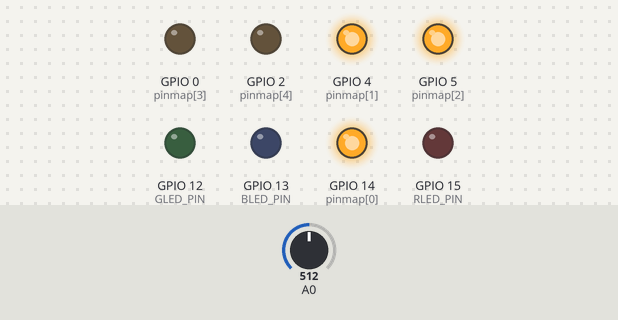
This sketch was run on a simulated ESP8266 (NodeMCU). On the bench: output pins drawn as LEDs (lit = HIGH). The test bench sets the inputs (shaded band); at power-on: A0 = 512. WiFi joins after 1.5 s; servers stay silent unless stated; random numbers use the default seed unless the sketch sets one; pins used as bus, display or sensor lines are not drawn; what the sketch prints to the serial monitor is not drawn.

Above: at 0.1 s.
Timing chart, 0 to 1.8 s (numbered marks = the images above):
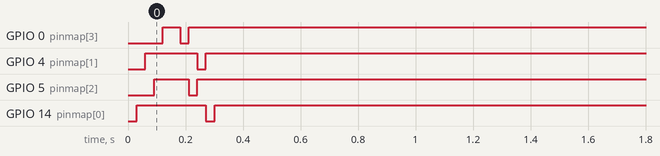

The sketch:

Initial_Power+LEDs.ino
```cpp
/*
 * $Id: Initial_Power+LEDs.ino,v 1.4 2016/12/01 10:30:32 anoncvs Exp $
 *
 * ESP8266 doorbell.  MQTT -not- required for this, simple version.
 *
 * NOTE - All user-specific settings (SSID/Passwd, etc)
 *        are in user_config.h.  These settings -MUST-
 *        be customized for -your- network.
 *
 * Current version includes code for fading RGB LED with a
 * look-up table to correct for human vision (to make the
 * fade appear linear to our eyes).  Google "LED gamma
 * correction" for more info).  The base code for the random
 * colour fading was submitted to the Arduino Forum by user
 * "Mike Mc" (Mike McRoberts, author of "Beginning Arduino")
 * way back in November of 2008 and still works well with
 * the ESP8266.
 * See:- http://forum.arduino.cc/index.php/topic,11293.0.html
 * See;- http://thearduinoguy.org/
 */
#include <ESP8266WiFi.h>
#include <ESP8266mDNS.h>
#include <WiFiUdp.h>
#include <ArduinoOTA.h>
#include <pgmspace.h>
#include "user_config.h"

long prevMsrTm = 0;


/*
 * Create a sequential mapping for the
 * red-LED driver GPIO pins.
 */
// #define RLPINS       6               // Number of addressible red LEDs available.
// int pinmap[RLPINS] = { 16, 14, 4, 5, 0, 2 };
#define RLPINS	5               // Number of addressible red LEDs available.
int pinmap[RLPINS] = { 14, 4, 5, 0, 2 };

int BLED = BLED_PIN;            // Blue debug LED (set in user_config.h).
int GLED = GLED_PIN;            // Green debug LED (set in user_config.h).
int RLED = RLED_PIN;            // Red debug LED (set in user_config.h).
int PROG_SW = 0;                // The program switch is on GPIO0 (always).

//--------------- Random RGB -----------------------
float RGB1[3];
float RGB2[3];
float INC[3];

int red, green, blue;

int RedPin = RLED_PIN;
int GreenPin = GLED_PIN;
int BluePin = BLED_PIN;
//--------------------------------------------------

/* NOTE:- All of these values are configured in user_config.h.  */
const byte ip[] = WIFI_IPADDR;
const byte gateway[] = WIFI_GATEWY;
const byte netmask[] = WIFI_NETMSK;
const byte dnssrv[] = WIFI_DNSSRV;


WiFiClient wifiClient;


/*
 * PWM table for producing a linear fade effect with LEDs.
 */
/* *INDENT-OFF* */
uint8_t LED_LookUp[256] = {
    0, 1, 1, 1, 1, 1, 1, 1, 1, 1, 1, 1, 1, 1, 1, 1,
    1, 1, 1, 1, 1, 1, 1, 1, 1, 1, 1, 1, 1, 1, 1, 1,
    1, 2, 2, 2, 2, 2, 2, 2, 2, 3, 3, 3, 3, 3, 4, 4,
    4, 4, 4, 5, 5, 5, 5, 6, 6, 6, 6, 7, 7, 7, 7, 8,
    8, 8, 9, 9, 9, 10, 10, 10, 11, 11, 12, 12, 12, 13, 13, 14,
    14, 15, 15, 15, 16, 16, 17, 17, 18, 18, 19, 19, 20, 20, 21, 22,
    22, 23, 23, 24, 25, 25, 26, 26, 27, 28, 28, 29, 30, 30, 31, 32,
    33, 33, 34, 35, 36, 36, 37, 38, 39, 40, 40, 41, 42, 43, 44, 45,
    46, 46, 47, 48, 49, 50, 51, 52, 53, 54, 55, 56, 57, 58, 59, 60,
    61, 62, 63, 64, 65, 67, 68, 69, 70, 71, 72, 73, 75, 76, 77, 78,
    80, 81, 82, 83, 85, 86, 87, 89, 90, 91, 93, 94, 95, 97, 98, 99,
    101, 102, 104, 105, 107, 108, 110, 111, 113, 114, 116, 117, 119, 121, 122, 124,
    125, 127, 129, 130, 132, 134, 135, 137, 139, 141, 142, 144, 146, 148, 150, 151,
    153, 155, 157, 159, 161, 163, 165, 166, 168, 170, 172, 174, 176, 178, 180, 182,
    184, 186, 189, 191, 193, 195, 197, 199, 201, 204, 206, 208, 210, 212, 215, 217,
    219, 221, 224, 226, 228, 231, 233, 235, 238, 240, 243, 245, 248, 250, 253, 255
};
/* *INDENT-ON* */


/*
 * Add a "yield()" into non-critical delay loops to
 * give the ESP some time for housekeeping operations
 * (just use the normal, unmodified delay() call when
 *  you have specific timing requirements).
 */
void Ydelay(ulong dcount) {
    yield();
    delay(dcount);
}


/*
 * We latch our own power on (and off) using an MOSFET pair
 * connected in parallel with the physical (momentary contact)
 * power switch. When the power switch is pressed, one of the
 * first things the ESP8266 needs to do is latch the power on.
 * When the current iteration of this programm is done, it
 * simply turns it's own power off again.
 *
 * ChkAutoOff() will check the run time since start-up and
 * automatically power the unit off if RUNT_MAX millis is
 * exceeded.
 */
void LatchOn() {
    pinMode(POWER_SW, OUTPUT);  /* Don't forget! */
    digitalWrite(POWER_SW, HIGH);
#ifdef DEBUG
    Serial.println("Power switch latched on.");
#endif
}
void LatchOff() {
    digitalWrite(POWER_SW, LOW);
#ifdef DEBUG
    Serial.println("Power switch latched off.");
#endif
}
void ChkAutoOff() {
    unsigned long tm_now = millis();
    if (tm_now >= RUNT_MAX) {
        LatchOff();
    }
}


//--------------- Random RGB -----------------------
void RGB_loop() {
    randomSeed(analogRead(0));

    for (int x = 0; x < 3; x++) {
        INC[x] = (RGB1[x] - RGB2[x]) / 256;
    }

    for (int x = 0; x < 256; x++) {

        red = (LED_LookUp[int (RGB1[0])] * 4) - 1023;
        green = (LED_LookUp[int (RGB1[1])] * 4) - 1023;
        blue = (LED_LookUp[int (RGB1[2])] * 4) - 1023;

        analogWrite(RedPin, red);
        analogWrite(GreenPin, green);
        analogWrite(BluePin, blue);
        Ydelay(10);

        RGB1[0] -= INC[0];
        RGB1[1] -= INC[1];
        RGB1[2] -= INC[2];
    }

    for (int x = 0; x < 3; x++) {
        RGB2[x] = random(556) - 300;
        //RGB2[x] = random(756)-500;
        RGB2[x] = constrain(RGB2[x], 0, 255);

        Ydelay(500);
    }
}


void setup() {
    int conn_tries = 0;
    char clidbuff[STRBUFF_SIZE];

    /* Defines for our random RGB LED display. */
    randomSeed(analogRead(0));
    RGB1[0] = 0;
    RGB1[1] = 0;
    RGB1[2] = 0;
    RGB2[0] = random(256);
    RGB2[1] = random(256);
    RGB2[2] = random(256);


    /* Before we do anything else, latch the power on. */
    LatchOn();

    /* Initialize the ADC pin as an input. */
    pinMode(A0, INPUT);

    /* Initialize all red LED pins as outputs. */
    int pmi;
    for (pmi = 0; pmi < RLPINS; pmi++) {
        pinMode(pinmap[pmi], OUTPUT);

        /* Quick dash-flash to show we're alive, then all set to off. */
        digitalWrite(pinmap[pmi], LOW);
        Ydelay(30);
        digitalWrite(pinmap[pmi], HIGH);

    }
    for (pmi = (RLPINS - 1); pmi >= 0; pmi--) {
        digitalWrite(pinmap[pmi], LOW);
        Ydelay(30);
        digitalWrite(pinmap[pmi], HIGH);
    }

    /* Initialize the RGB drive pins. */
    pinMode(RedPin, OUTPUT);
    pinMode(GreenPin, OUTPUT);
    pinMode(BluePin, OUTPUT);

    /* No network connection - RED */
    digitalWrite(RedPin, LOW);


    Serial.begin(115200);
    Ydelay(500);
    Serial.println(F(""));      // <CR> past boot messages.

#ifdef DEBUG
    Serial.print(F("Reset Info: "));
    Serial.println(ESP.getResetInfo());
#endif


    /* Get a unique client-ID for this ESP8266. */
    sprintf(clidbuff, MQTT_CLIENT_ID, ESP.getChipId());

#ifdef DEBUG
    Serial.print(F("   ClientID: "));
    Serial.println(clidbuff);
    Serial.println();
    Serial.print(F("Connecting to "));
    Serial.println(STA_SSID);
#endif


    /*
     * An open-ended loop  here will flatten the battery on
     * the sensor if, for instance, the access point is
     * down, so limit our connection attempts.
     */
    Serial.print("WiFi Stat: ");
    Serial.println(WiFi.status());      // Reputed to fix slow-start problem.
    WiFi.mode(WIFI_STA);
    WiFi.config(IPAddress(ip), IPAddress(gateway),
                IPAddress(netmask), IPAddress(dnssrv));
    WiFi.begin(STA_SSID, STA_PASS, WIFI_CHANNEL, NULL);
    yield();

    while ((WiFi.status() != WL_CONNECTED)
           && (conn_tries++ < WIFI_RETRIES)) {
        digitalWrite(GreenPin, LOW);
        Ydelay(100);
        digitalWrite(GreenPin, HIGH);
#ifdef DEBUG
        Serial.print(".");
#endif
    }
    if (conn_tries == WIFI_RETRIES) {
#ifdef DEBUG
        Serial.println(F("No WiFi connection ...sleeping."));
#endif
        ESP.reset();
    }

    /* Network connection established - GREEN */
    digitalWrite(GreenPin, LOW);
    digitalWrite(RedPin, HIGH);

#ifdef DEBUG
    Serial.println();
    WiFi.printDiag(Serial);
    Serial.print(F("IP: "));
    Serial.println(WiFi.localIP());
#endif


    /* OTA (Over The Air) code.  DO NOT DELETE!! */
/* *INDENT-OFF* */
  // Port defaults to 8266
  // ArduinoOTA.setPort(8266);

  // Hostname defaults to esp8266-[ChipID]
  // ArduinoOTA.setHostname("myesp8266");

  // No authentication by default
  // ArduinoOTA.setPassword((const char *)"123");

  ArduinoOTA.onStart([]() {
    digitalWrite(GreenPin, LOW);
    digitalWrite(RedPin, LOW);
    Serial.println("Start");
  });
  ArduinoOTA.onEnd([]() {
    digitalWrite(GreenPin, HIGH);
    digitalWrite(RedPin, HIGH);
    Serial.println("\nEnd");
  });
  ArduinoOTA.onProgress([](unsigned int progress, unsigned int total) {
    Serial.printf("Progress: %u%%\r", (progress / (total / 100)));
  });
  ArduinoOTA.onError([](ota_error_t error) {
    Serial.printf("Error[%u]: ", error);
    if (error == OTA_AUTH_ERROR) Serial.println("Auth Failed");
    else if (error == OTA_BEGIN_ERROR) Serial.println("Begin Failed");
    else if (error == OTA_CONNECT_ERROR) Serial.println("Connect Failed");
    else if (error == OTA_RECEIVE_ERROR) Serial.println("Receive Failed");
    else if (error == OTA_END_ERROR) Serial.println("End Failed");
  });
  ArduinoOTA.begin();
/* *INDENT-ON* */
    /* End of OTA code. */
}


void loop() {
    ArduinoOTA.handle();
    yield();
    RGB_loop();
    yield();

    /* Read the LDR attached to the ADC pin. */
    long now = millis();
    if (now - prevMsrTm > MSR_TM_DLY) {
        prevMsrTm = now;
#ifdef DEBUG
        Serial.print("LDR value: ");
        Serial.println(analogRead(A0));
#endif  /* DEBUG */
        yield();
    }

    ChkAutoOff();
    yield();
}
```

user_config.h
```cpp
/*
 * $Id: user_config.h,v 1.8 2016/12/06 21:05:41 anoncvs Exp $
 *
 * Configuration for local set-up (ie:- Access-point ID & PWD).
 */


/*
 * GENERAL SETUP
 */
#define DEBUG		1		// Verbose output. "#undef" to disable.
#define RUNT_MAX        3 * 60 * 1000   // Max run time (3-minutes) before auto power-off.
#define MSR_TM_DLY	5 * 1000	// Delay time (5-seconds) between LDR measurements.
#define MQTT_TM_DELAY	30 * 1000	// Delay between MQTT publishings (30-seconds).
#define LOCATION	"Nagano, JAPAN"	// Your specific location here (will be published).


/*
 * ESP8266 SETUP  --  Most of this is specific to the AI-Thinker
 *                    "Yellow Development Board".
 */
#define	POWER_SW	16		// Power-on latch MOSFET.
#define	BLED_PIN	13		// Blue-LED on ESP pin GPIO5.
#define	GLED_PIN	12		// Green-LED on ESP pin GPIO14.
#define	RLED_PIN	15		// Red-LED on ESP pin GPIO12.
/*
 * The following LEDs are in a row of six across the
 * bottom of the board (and all are red).
 */
//#define RLED_1		16	// L/H side of board, next to RGB LED. /* Aka POWER */
#define RLED_2		14
#define RLED_3		4
#define RLED_4		5
#define RLED_5		0
#define RLED_6		2		// R/H side of board, next to prog jumper.


/*
 * WIFI SETUP
 */

#define STA_SSID	"YOUR_ACCESS_POINT"	// !!You MUST change this!!
#define STA_PASS	"YOUR_AP_PASSWORD"	// !!You MUST change this!!
#define STA_TYPE	AUTH_WPA2_PSK

/* Assign a static IP address to your ESP8266 */
#define WIFI_IPADDR	{ 192, 168, 170, 2 }	// !!You SHOULD change this to match your local network!!
#define WIFI_NETMSK	{ 255, 255, 255, 0 }	// !!You SHOULD change this to match your local network!!
#define WIFI_GATEWY	{ 192, 168, 170, 1 }	// !!You SHOULD change this to match your local network!!
#define WIFI_DNSSRV	{ 192, 168, 170, 1 }	// !!You SHOULD change this to match your local network!!
#define WIFI_CHANNEL	6		// !!You MUST change this!! -- Restart might be unreliable without this set.

/*
 * Number of times to test WiFi connection status before
 * giving up and going back into deep-sleep (this is to
 * prevent the battery being flattened by an unavailable
 * access-point, or other, external problems.
 */
#define WIFI_RETRIES	20


/*
 * MQTT SETUP
 */
/*
 * The "broker.hivemq.com" server is a free, publicly accessible MQTT
 * service with a "dashboard" web monitor available at:-
 *               http://www.mqtt-dashboard.com/
 * If you don't have your own MQTT server, you can use this service to
 * subscribe and publish.  However, please do notethat HiveMQ gets
 * very, very busy at times (it's not uncommon to see in excess of 1,000
 * active clients at certain times of the day), so it can actually be quite
 * difficult to spot your topics popping up on the dashboard.
 */
// #define MQTT_HOST	"YOUR.MQTT.SERVER	// !!You MUST change this!!"
#define MQTT_HOST	"broker.hivemq.com"	/* Publicly accessible server. */
#define MQTT_PORT	1883
#define MQTT_BUF_SIZE	2048
#define MQTT_KEEPALIVE	120	/* In seconds. */
#define MQCONDEL	150	/* MQTT connection wait delay. */
#define MQ_TOPIC_MAX	256	/* Maximum size in characters. */
#define	TEMPR_SIZE	8	/* Temperature string conv temp storage. */
#define STRBUFF_SIZE	15	/* String buffer size. */

#define MQTT_CLIENT_ID	"YDB_%08X"	/* Yellow Dev Board + Unique ID */
// #define MQTT_USER	"ESP8266_USER"	/* Unused in this version. */
// #define MQTT_PASS	"ESP8266_PASS"	/* Unused in this version. */

/*
 * The following topics, "timestamp" and "Yellow/LDR" are suggested
 * for demo use with the free, "broker.hivemq.com", public server.
 * Change them to whatever you want if you're using your own, local
 * broker.
 */
// #define TOPIC1		"YOUR/FIRST/TOPIC"	// !!You MUST change this!!"
// #define TOPIC2		"YOUR/SECOND_TOPIC"	// !!You MUST change this!!"
// #define TOPIC3		"YOUR_THIRD_TOPIC"	// !!You MUST change this!!"
#define TOP_TIME	"timestamp"
#define TOP_DATA	"Yellow/LDR"

#define MQTT_RECONNECT_TIMEOUT 	5	/* In Seconds. */

#define CLIENT_SSL_ENABLE
#define DEFAULT_SECURITY	0
#define QUEUE_BUFFER_SIZE 	1024
```
